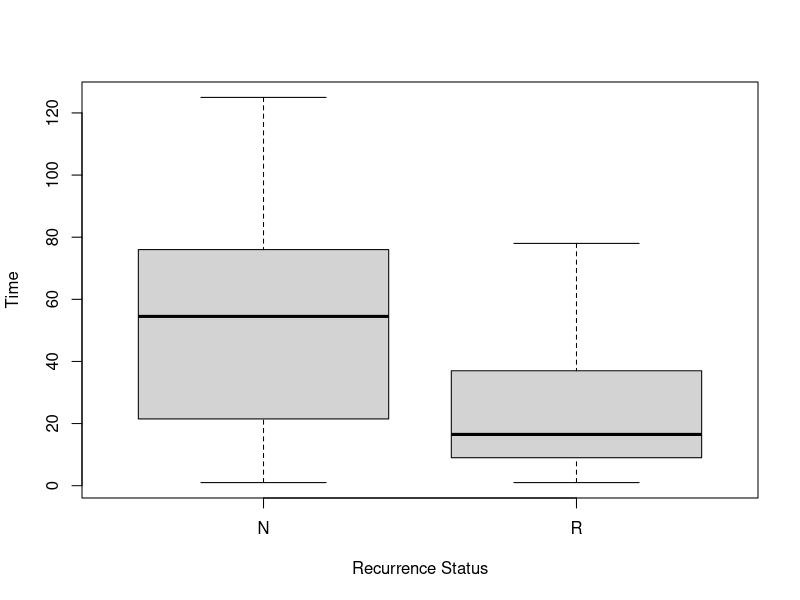
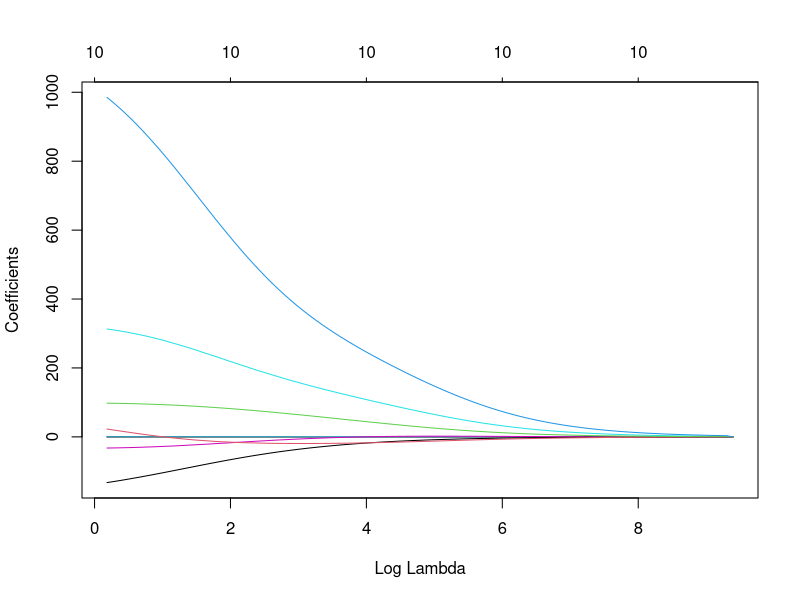
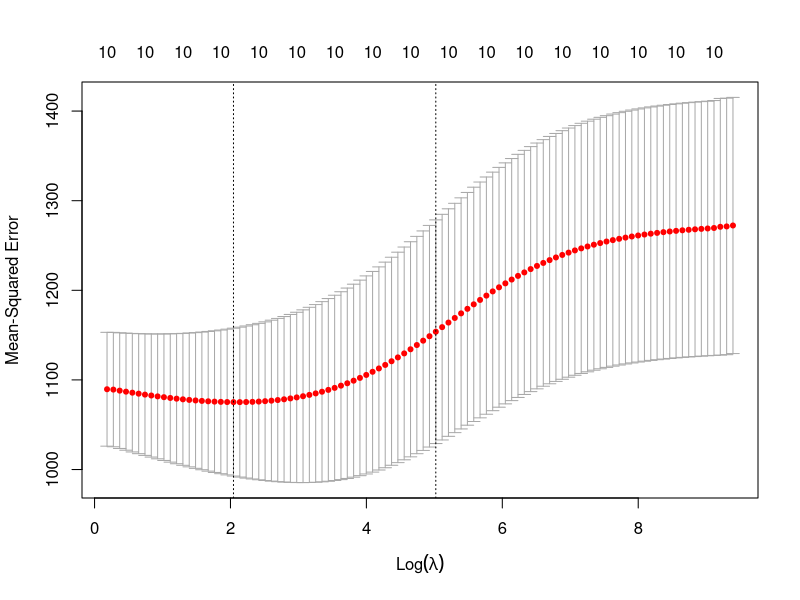
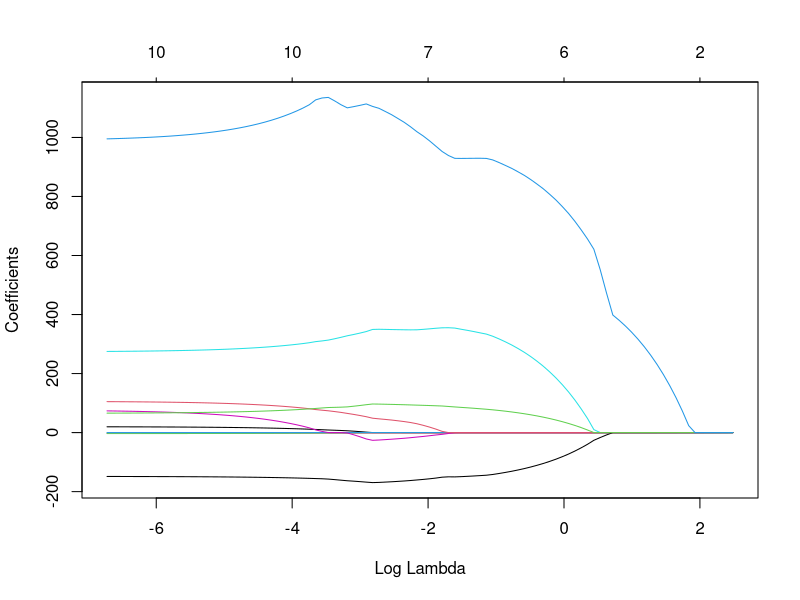
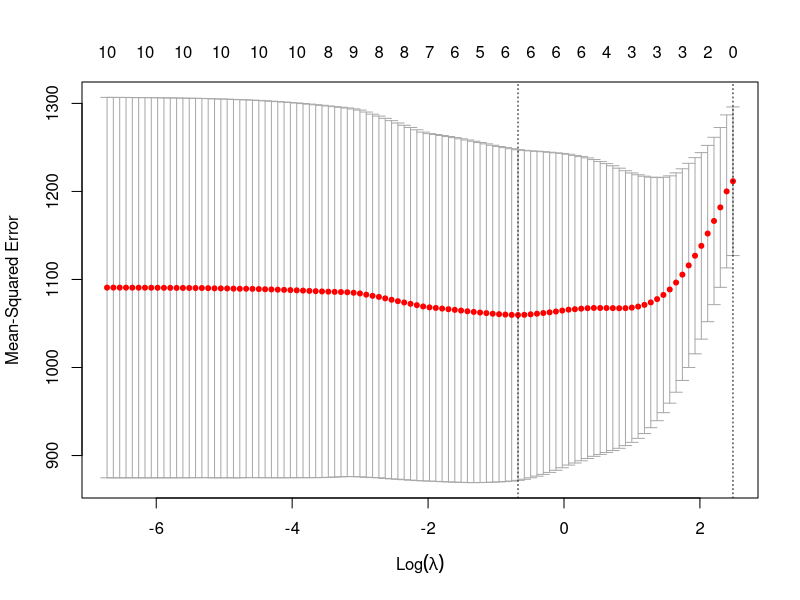

These charts were generated, in order, by the following R code:
## ---- chunk 1
knitr::opts_chunk$set(echo = TRUE)
## ---- chunk 2
setwd("C:/Users/ivyfo/Dropbox/Master of Public Health/Master of Public Health - Courses/Fall 2018 - Courses/CHL7001 - Machine Learning/CHL7001 - Assignments/CHL7001 A1")
## ---- chunk 3
#load packages to be used
library(glmnet)
## ---- chunk 4
bc <- read.csv("bc_data.csv", header=F, na.strings="?") #read csv data into R, specify no variable names, return ? for missing values
bc <- na.omit(bc) #only keep observations with complete information
## ---- chunk 5
bcn <- subset(bc, bc$V2=="N") #create subset with only those without recurrence
bcr <- subset(bc, bc$V2=="R") #create subset with only those with recurrence

mean(bcn$V3) #calculate mean of time variable for those without recurrence = 53.58108
sd(bcn$V3) #calculate sd of time variable for those without recurrence = 34.91935

mean(bcr$V3) #calculate mean of time variable for those with recurrence = 25.56522
sd(bcr$V3) #calculate sd of time variable for those with recurrence = 22.72703
## ---- chunk 6
boxplot(bc$V3~bc$V2, xlab="Recurrence Status", ylab="Time") #create boxplot for the time variable for the two groups 
## ---- chunk 7
x <- model.matrix(V3~V4+V5+V6+V7+V8+V9+V10+V11+V12+V13,bcn) #specify the predictor variables V4-13
y <- bcn$V3 #specify the outcome variable V3

rr.mod <- glmnet(x,y,family="gaussian",alpha=0) #train a ridge regression model using the default values
plot(rr.mod, xvar="lambda") #plot the coefficients for different levels of regularization
## ---- chunk 8
cv.rr <- cv.glmnet(x,y,alpha=0,nfolds=5) #perform 5-fold cross-validation 
plot(cv.rr) #plot MSE versus log(lambda)
cv.rr$lambda.min #print the lambda associated with the min MSE = 13.37345
coef.min <- coef(cv.rr, s = "lambda.min") #print the unstandardized coefficients associated with the optimal lambda 
coef.min
## ---- chunk 9
mean((y-predict(rr.mod, newx=x, s= cv.rr$lambda.min))^2) #calculate the MSE of the whole data set using the optimal lamda = 985.8034
## ---- chunk 10
l.mod <- glmnet(x,y,family="gaussian",alpha=1) #train a lasso model using the default values
plot(l.mod, xvar="lambda") #plot the coefficients for different levels of regularization
## ---- chunk 11
cv.l <- cv.glmnet(x,y,alpha=1,nfolds=5) #perform 5-fold cross-validation 
plot(cv.l) #plot MSE versus log(lambda)
cv.l$lambda.min #print the lambda associated with the min MSE = 0.7373547
coef.min2 <- coef(cv.l, s = "lambda.min") #print the unstandardized coefficients associated with the optimal lambda
coef.min2
row.names(coef.min2)[as.vector(coef.min2)!=0] #print only non-zero coefficients = V5, V6, V8, V10, V12, V13
## ---- chunk 12
mean((y-predict(l.mod, newx=x, s= cv.l$lambda.min))^2) #calculate the MSE of the whole data set using the optimal lamda = 972.7765
